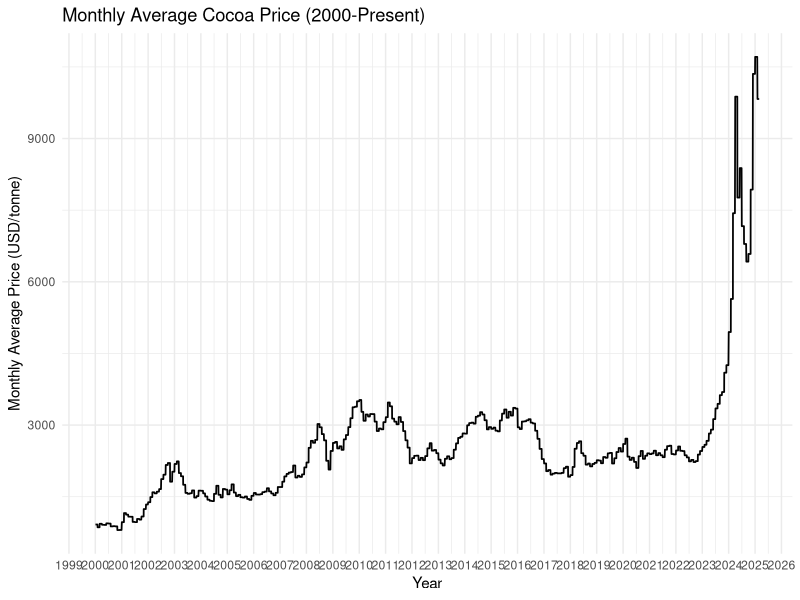
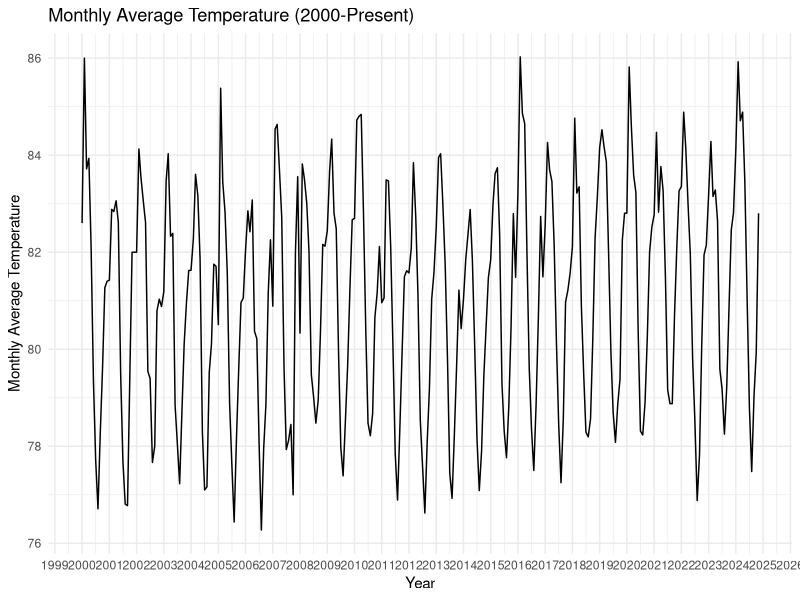
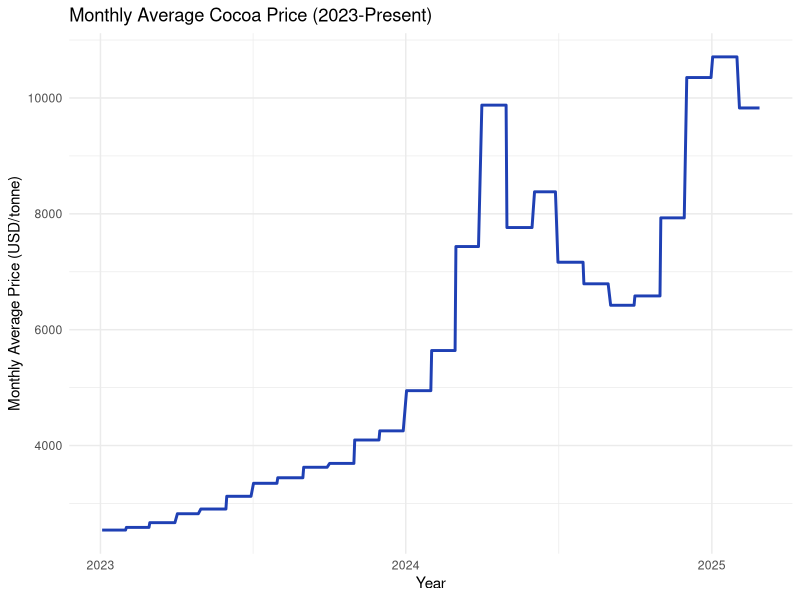
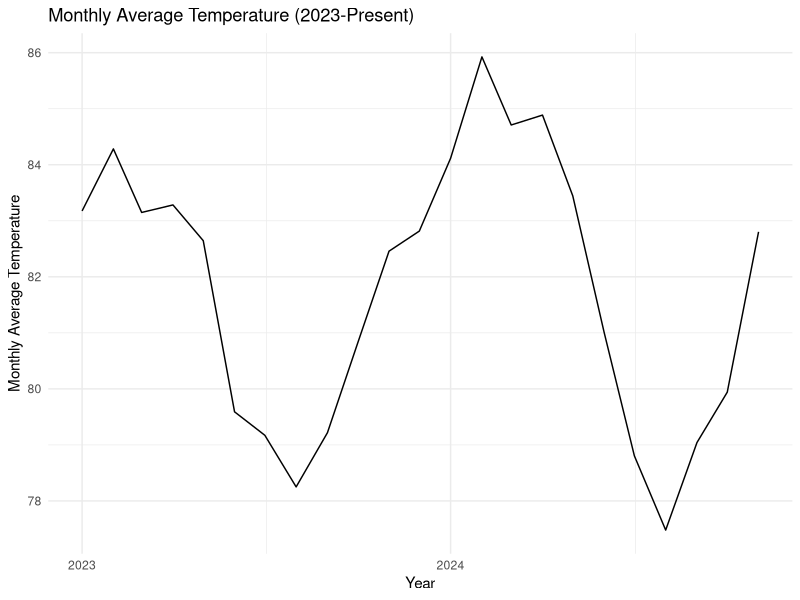

These charts were generated, in order, by the following R code:
## ---- chunk 1
#| include: false
#| warning: false
#| message: false

library(forecast)
library(ggplot2)
library(gridExtra)
library(tidyverse)
library(corrplot)

price <- read_csv(here::here("data/cleaned_data/price_data.csv"))
climate <- read_csv(here::here("data/cleaned_data/climate_data.csv"))
cocoa <-read_csv(here::here("data/cleaned_data/cocoa_data.csv"))
## ---- chunk 2
# price and temperature since 2000
price_2000 <- price %>% filter(Date >= as.Date("2000-01-01"))
climate_2000 <- climate %>% filter(DATE >= as.Date("2000-01-01"))
ggplot(price_2000, aes(x = Date, y = monthly_avg_price)) + 
  geom_line(color = "black", size = 0.6) +  
  scale_x_date(date_breaks = "1 year", date_labels = "%Y") + 
  labs(x = "Year", y = "Monthly Average Price (USD/tonne)", 
       title = "Monthly Average Cocoa Price (2000-Present)") + 
  theme_minimal()

ggplot(climate_2000, aes(x = as.Date(paste0(YearMonth, "-01")), y = monthly_avg_temp)) +
  geom_line() +
  scale_x_date(date_breaks = "1 year", date_labels = "%Y") +
  labs(x = "Year", y = "Monthly Average Temperature", 
       title = "Monthly Average Temperature (2000-Present)") +
  theme_minimal()


# price and temperature since 2023
price_2023 <- price %>% filter(Date >= as.Date("2023-01-01"))
climate_2023 <- climate %>% filter(DATE >= as.Date("2023-01-01"))
ggplot(price_2023, aes(x = Date, y = monthly_avg_price)) + 
  geom_line(color = "#1f40b4", size = 1) +  
  scale_x_date(date_breaks = "1 year", date_labels = "%Y") + 
  labs(x = "Year", y = "Monthly Average Price (USD/tonne)", 
       title = "Monthly Average Cocoa Price (2023-Present)") + 
  theme_minimal()

ggplot(climate_2023, aes(x = as.Date(paste0(YearMonth, "-01")), y = monthly_avg_temp)) +
  geom_line() +
  scale_x_date(date_breaks = "1 year", date_labels = "%Y") +
  labs(x = "Year", y = "Monthly Average Temperature", 
       title = "Monthly Average Temperature (2023-Present)") +
  theme_minimal()

## ---- chunk 3

